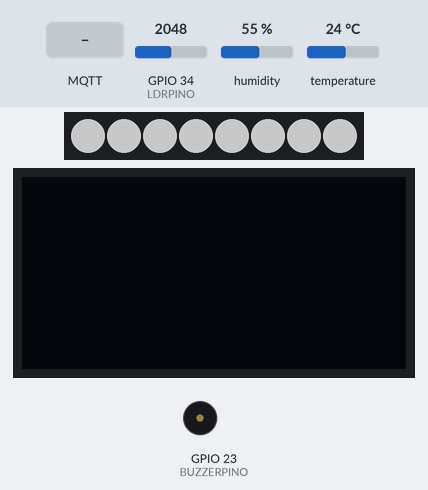
Simulated run of this sketch. Board: ESP32. Parts: 8 RGB LEDs in strip order, left to right, 128×64 one-colour display, buzzer (waves = sounding). Inputs (shaded band) come from the test bench; at power-on: GPIO 34 (LDRPINO) = 2048, humidity 55 %, temperature 24 °C. Dim RGB values are drawn brighter than linear; WiFi joins after 1.5 s; servers stay silent unless stated; network time is answered at once with the bench clock; the local clock reads 2024-03-15 10:24:30 at power-on unless the sketch sets it; no MQTT or app messages arrive unless stated; what the sketch prints to the serial monitor is not drawn.

Above: at 2.7 s.
2.8 s: MQTT message "AUTO" arrives on the first subscribed topic
At 3.6 s:
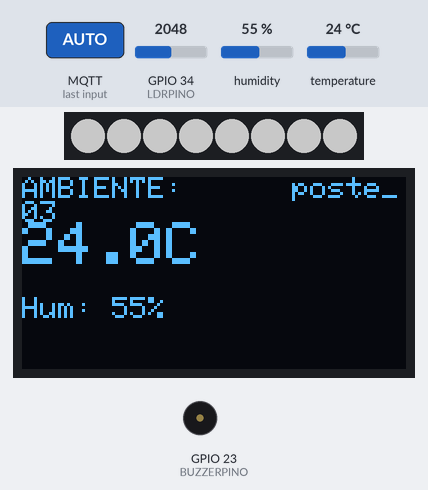
7.5 s: GPIO 34 (LDRPINO) set to 1967
At 9.4 s:
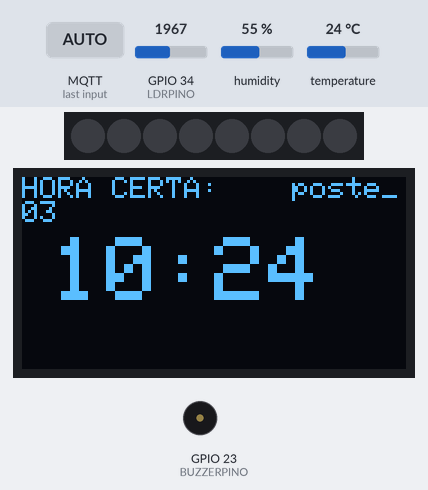
16.5 s: MQTT message "ECO" arrives on the third subscribed topic
At 18.5 s:
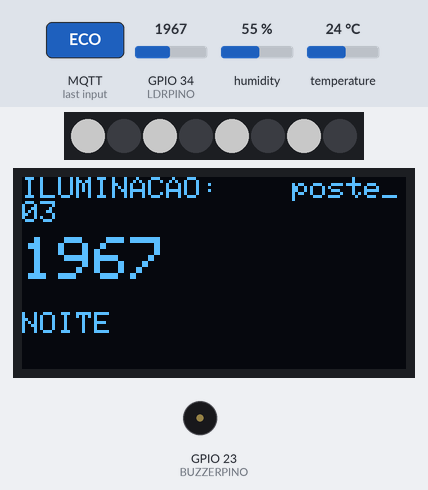
25.5 s: GPIO 34 (LDRPINO) set to 1063
At 30.5 s:
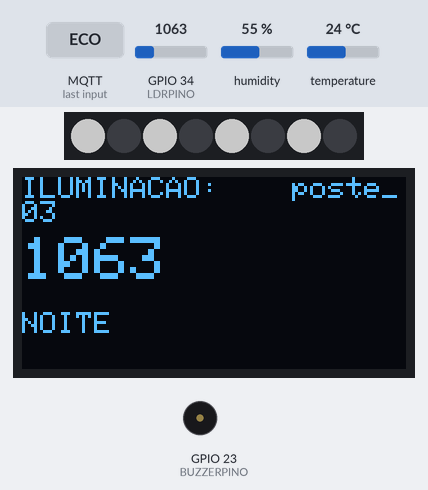
31.5 s: GPIO 34 (LDRPINO) set to 964
34.5 s: MQTT message "LIGAR" arrives on the first subscribed topic
At 36.4 s:
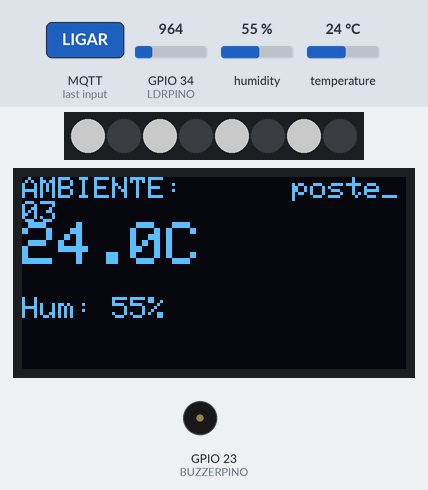
Timing chart, 0 to 37.9 s (numbered marks = the images above; inputs shaded):
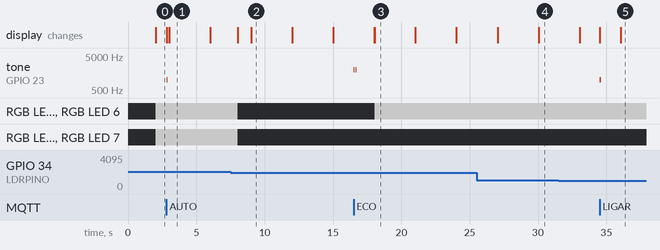

The sketch:

PosteInteligente.ino
```cpp
/*
  PROJETO: Poste Inteligente - Cidade Conectada (Versão IoT Multi-Postes)
  HARDWARE: ESP32 + DHT11 + LDR + OLED + WS2812B + Buzzer
*/

#include <Wire.h>
#include <Adafruit_GFX.h>
#include <Adafruit_SSD1306.h>
#include <DHT.h>
#include <Adafruit_NeoPixel.h>
#include <WiFi.h>
#include <PubSubClient.h>
#include <NTPClient.h>
#include <WiFiUdp.h>

// ==========================================
//      CONFIGURAÇÃO DA IDENTIDADE DO POSTE
//      (ALTERE APENAS AQUI PARA CADA PLACA)
// ==========================================
const char* ID_POSTE = "poste_03";
// ==========================================

// --- CREDENCIAIS DE REDE E MQTT ---
const char* ssid = "Coloque aqui sua rede";
const char* password = "coloque aqui senha da rede";
const char* mqtt_server = "mqtt-dashboard.com";


// --- CONFIGURAÇÕES DE PINO ---
#define DHTPINO 4
#define LDRPINO 34
#define BUZZERPINO 23
#define LEDPINO 15

// --- CONFIGURAÇÕES DOS COMPONENTES ---
#define DHTTYPE DHT11
#define SCREEN_WIDTH 128
#define SCREEN_HEIGHT 64
#define NUM_LEDS 8


// --- OBJETOS ---
Adafruit_SSD1306 display(SCREEN_WIDTH, SCREEN_HEIGHT, &Wire, -1);
DHT dht(DHTPINO, DHTTYPE);
Adafruit_NeoPixel fitaLED(NUM_LEDS, LEDPINO, NEO_GRB + NEO_KHZ800);
WiFiClient espClient;
PubSubClient client(espClient);
WiFiUDP ntpUDP;
NTPClient timeClient(ntpUDP, "pool.ntp.org", -10800);

// --- VARIÁVEIS GLOBAIS ---
String mensagemPropaganda = "Cidade Inteligente";
float temperatura = 0;
float humidade = 0;
int luminosidade = 0;
// Modos: 0=AUTO (LDR), 1=LIGADO_MANUAL, 2=DESLIGADO_MANUAL, 3=ECO_FORCADO
int modoOperacao = 0;
float potenciaEstimada = 0.0;  // Em Watts

// Variáveis para controle de tempo (Multitasking)
unsigned long tempoAnteriorDisplay = 0;
unsigned long tempoAnteriorSensores = 0;
unsigned long tempoAnteriorMQTT = 0;
int telaAtual = 0;

// Strings para tópicos (montadas dinamicamente no setup)
String topico_envio_sensores;
String topico_recebe_propaganda;
String topico_recebe_comando;
String topico_recebe_geral = "cidade/geral/alerta";  // Tópico comum a todos

void setup() {
  Serial.begin(115200);

  // MONTAGEM DOS TÓPICOS BASEADO NO ID
  // Resultado ex: "cidade/bairro/poste_02/sensores"
  topico_envio_sensores = "cidade/bairro/" + String(ID_POSTE) + "/sensores";
  topico_recebe_propaganda = "cidade/bairro/" + String(ID_POSTE) + "/propaganda";
  topico_recebe_comando = "cidade/bairro/" + String(ID_POSTE) + "/comando";

  Serial.print("Configurando Poste ID: ");
  Serial.println(ID_POSTE);

  // Inicializa Hardware
  dht.begin();
  pinMode(BUZZERPINO, OUTPUT);
  pinMode(LDRPINO, INPUT);

  fitaLED.begin();
  fitaLED.show();
  fitaLED.setBrightness(100);

  if (!display.begin(SSD1306_SWITCHCAPVCC, 0x3C)) {
    Serial.println(F("SSD1306 falhou!"));
    for (;;)
      ;
  }
  display.clearDisplay();
  display.setTextColor(WHITE);

  // Conexões
  conectarWiFi();
  client.setServer(mqtt_server, 1883);
  client.setCallback(callback);
  timeClient.begin();
}

void loop() {
  if (!client.connected()) {
    reconnect();
  }
  client.loop();
  timeClient.update();

  // --- TAREFA 1: Ler Sensores (2s) ---
  if (millis() - tempoAnteriorSensores > 2000) {
    tempoAnteriorSensores = millis();
    lerSensores();
    gerenciarLuzes();
  }

  // --- TAREFA 2: Enviar dados MQTT (5s) ---
  if (millis() - tempoAnteriorMQTT > 5000) {
    tempoAnteriorMQTT = millis();
    enviarTelemetria();
  }

  // --- TAREFA 3: Trocar Tela (3s) ---
  if (millis() - tempoAnteriorDisplay > 3000) {
    tempoAnteriorDisplay = millis();
    telaAtual++;
    if (telaAtual > 3) telaAtual = 0;
    atualizarDisplay();
  }
}

// --- FUNÇÕES AUXILIARES ---

void lerSensores() {
  temperatura = dht.readTemperature();
  humidade = dht.readHumidity();
  luminosidade = analogRead(LDRPINO);

  if (isnan(temperatura) || isnan(humidade)) {
    Serial.println("Falha no DHT");
    temperatura = -99;
    humidade = -99;
  }
}

void atualizarDisplay() {
  display.clearDisplay();

  // Cabeçalho fixo com o ID do poste (para saber qual é qual na rua)
  display.setTextSize(1);
  display.setCursor(90, 0);
  display.print(ID_POSTE);  // Mostra "poste_02" no cantinho

  switch (telaAtual) {
    case 0:  // TELA SENSORES
      display.setTextSize(1);
      display.setCursor(0, 0);
      display.print("AMBIENTE:");
      display.setTextSize(2);
      display.setCursor(0, 15);
      if (temperatura != -99) {
        display.print(temperatura, 1);
        display.print("C");
      }
      display.setTextSize(1);
      display.setCursor(0, 40);
      if (humidade != -99) {
        display.print("Hum: ");
        display.print(humidade, 0);
        display.print("%");
      }
      break;

    case 1:  // TELA LUMINOSIDADE
      display.setTextSize(1);
      display.setCursor(0, 0);
      display.print("ILUMINACAO:");
      display.setTextSize(2);
      display.setCursor(0, 20);
      display.print(luminosidade);
      display.setTextSize(1);
      display.setCursor(0, 45);
      if (luminosidade < 1000) display.print("DIA");
      else display.print("NOITE");
      break;

    case 2:  // TELA HORA
      display.setTextSize(1);
      display.setCursor(0, 0);
      display.print("HORA CERTA:");
      display.setTextSize(3);
      display.setCursor(10, 20);
      display.print(timeClient.getFormattedTime().substring(0, 5));
      break;

    case 3:  // TELA MENSAGEM
      display.setTextSize(1);
      display.setCursor(0, 0);
      display.print("MSG PREFEITURA:");
      display.setTextSize(1);
      display.setCursor(0, 15);
      display.print(mensagemPropaganda);
      break;
  }
  display.display();
}

void gerenciarLuzes() {
  int hora = timeClient.getHours();
  uint32_t corBranca = fitaLED.Color(255, 255, 255);
  int ledsAcesos = 0;
  int brilhoAtual = 0;  // 0 a 255

  fitaLED.clear();  // Limpa tudo inicialmente

  // LÓGICA DE DECISÃO (Máquina de Estados)

  // --- MODO 2: DESLIGADO MANUAL ---
  if (modoOperacao == 2) {
    brilhoAtual = 0;
    ledsAcesos = 0;
  }

  // --- MODO 1: LIGADO TOTAL MANUAL (Teste/Emergência) ---
  else if (modoOperacao == 1) {
    for (int i = 0; i < NUM_LEDS; i++) fitaLED.setPixelColor(i, corBranca);
    brilhoAtual = 255;  // Força máximo
    ledsAcesos = NUM_LEDS;
  }

  // --- MODO 3: ECO FORÇADO (Intercalado Manual) ---
  else if (modoOperacao == 3) {
    for (int i = 0; i < NUM_LEDS; i = i + 2) fitaLED.setPixelColor(i, corBranca);
    brilhoAtual = 100;
    ledsAcesos = NUM_LEDS / 2;
  }

  // --- MODO 0: AUTOMÁTICO (Segue o Sensor e Hora) ---
  else {
    if (luminosidade < 2000) {  // Dia
      brilhoAtual = 0;
      ledsAcesos = 0;
    } else {  // Noite
      // Verifica Madrugada para Economia
      if (hora >= 23 || hora < 5) {
        for (int i = 0; i < NUM_LEDS; i = i + 2) fitaLED.setPixelColor(i, corBranca);
        brilhoAtual = 50;  // Brilho reduzido
        ledsAcesos = NUM_LEDS / 2;
      } else {
        for (int i = 0; i < NUM_LEDS; i++) fitaLED.setPixelColor(i, corBranca);
        brilhoAtual = 100;  // Brilho padrão (ajustado para segurança USB)
        ledsAcesos = NUM_LEDS;
      }
    }
  }

  // Aplica o brilho e mostra
  fitaLED.setBrightness(brilhoAtual);
  fitaLED.show();

  // CÁLCULO DE CONSUMO (Estimativa em Watts)
  // Corrente aprox por LED full white = 60mA (0.06A)
  // Tensão = 5V
  // Fator de Brilho = brilhoAtual / 255.0
  float correnteTotal = ledsAcesos * 0.06 * (brilhoAtual / 255.0);
  potenciaEstimada = correnteTotal * 5.0;  // P = V * I
}

void enviarTelemetria() {
  String modoTexto = "AUTO";
  if (modoOperacao == 1) modoTexto = "MANUAL_ON";
  if (modoOperacao == 2) modoTexto = "MANUAL_OFF";
  if (modoOperacao == 3) modoTexto = "ECO_MAX";

  String json = "{";
  json += "\"id\": \"" + String(ID_POSTE) + "\",";
  json += "\"temp\": " + String(temperatura) + ",";
  json += "\"luz\": " + String(luminosidade) + ",";
  json += "\"watts\": " + String(potenciaEstimada) + ",";  // Novo dado
  json += "\"modo\": \"" + modoTexto + "\"";               // Novo dado
  json += "}";

  client.publish(topico_envio_sensores.c_str(), json.c_str());
}

void callback(char* topic, byte* payload, unsigned int length) {
  String mensagem = "";
  for (int i = 0; i < length; i++) {
    mensagem += (char)payload[i];
  }
  String topicoRecebido = String(topic);

  // CASO 1: É UMA MENSAGEM DE TEXTO (PROPAGANDA)
  if (topicoRecebido == topico_recebe_propaganda) {
    mensagemPropaganda = mensagem;
    telaAtual = 3;
    atualizarDisplay();
    // Buzz curto apenas para chamar atenção visual
    tone(BUZZERPINO, 1000, 100);
  }

  // CASO 2: É UM COMANDO DE CONTROLE (LUZES/ENERGIA)
  else if (topicoRecebido == topico_recebe_comando) {
    // Buzz duplo para confirmar recebimento de comando administrativo
    tone(BUZZERPINO, 2000, 100);
    delay(150);
    tone(BUZZERPINO, 2000, 100);

    if (mensagem == "AUTO") modoOperacao = 0;
    if (mensagem == "LIGAR") modoOperacao = 1;
    if (mensagem == "DESLIGAR") modoOperacao = 2;  // Atenção: O botão no site deve enviar "DESLIGAR" e não "OFF"
    if (mensagem == "ECO") modoOperacao = 3;

    // Aplica a mudança imediatamente
    gerenciarLuzes();
    enviarTelemetria();
  }

  // CASO 3: ALERTA GERAL DA DEFESA CIVIL
  else if (topicoRecebido == topico_recebe_geral) {
    mensagemPropaganda = "ALERTA: " + mensagem;
    telaAtual = 3;
    atualizarDisplay();
    // Sirene de alerta
    for (int i = 0; i < 3; i++) {
      tone(BUZZERPINO, 3000, 500);
      delay(500);
    }
  }
}

void conectarWiFi() {
  WiFi.begin(ssid, password);
  while (WiFi.status() != WL_CONNECTED) {
    delay(500);
    Serial.print(".");
  }
  Serial.println("WiFi OK");
}

void reconnect() {
  while (!client.connected()) {
    // Client ID também deve ser único
    String clientId = "PosteIoT_" + String(ID_POSTE);

    if (client.connect(clientId.c_str())) {
      // Se inscreve no tópico Específico E no tópico Geral
      client.subscribe(topico_recebe_propaganda.c_str());
      client.subscribe(topico_recebe_geral.c_str());
      client.subscribe(topico_recebe_comando.c_str());
    } else {
      delay(5000);
    }
  }
}
```

Measured:
- the behaviour switches between 2000 and 1999 on GPIO 34 (LDRPINO) (found by bisection; images 1 and 2)
- after the input at 2.8 s, tone on GPIO 23 (BUZZERPINO): silent → 1000 Hz at once, → silent 0.10 s later; the display: first differs from a run without the input at once (image 1 shows a later state)
- after the input at 16.5 s, tone on GPIO 23 (BUZZERPINO): alternates 2000 Hz for 0.10 s and silent for 0.05 s, 4 changes in all, then stays silent, starting at once
- after the input at 34.5 s, tone on GPIO 23 (BUZZERPINO): silent → 1000 Hz at once, → silent 0.10 s later; the display: first differs from a run without the input at once (image 5 shows a later state)
- what the display in image 1 shows lasts 3.0 s, from 3.0 s to 6.0 s
